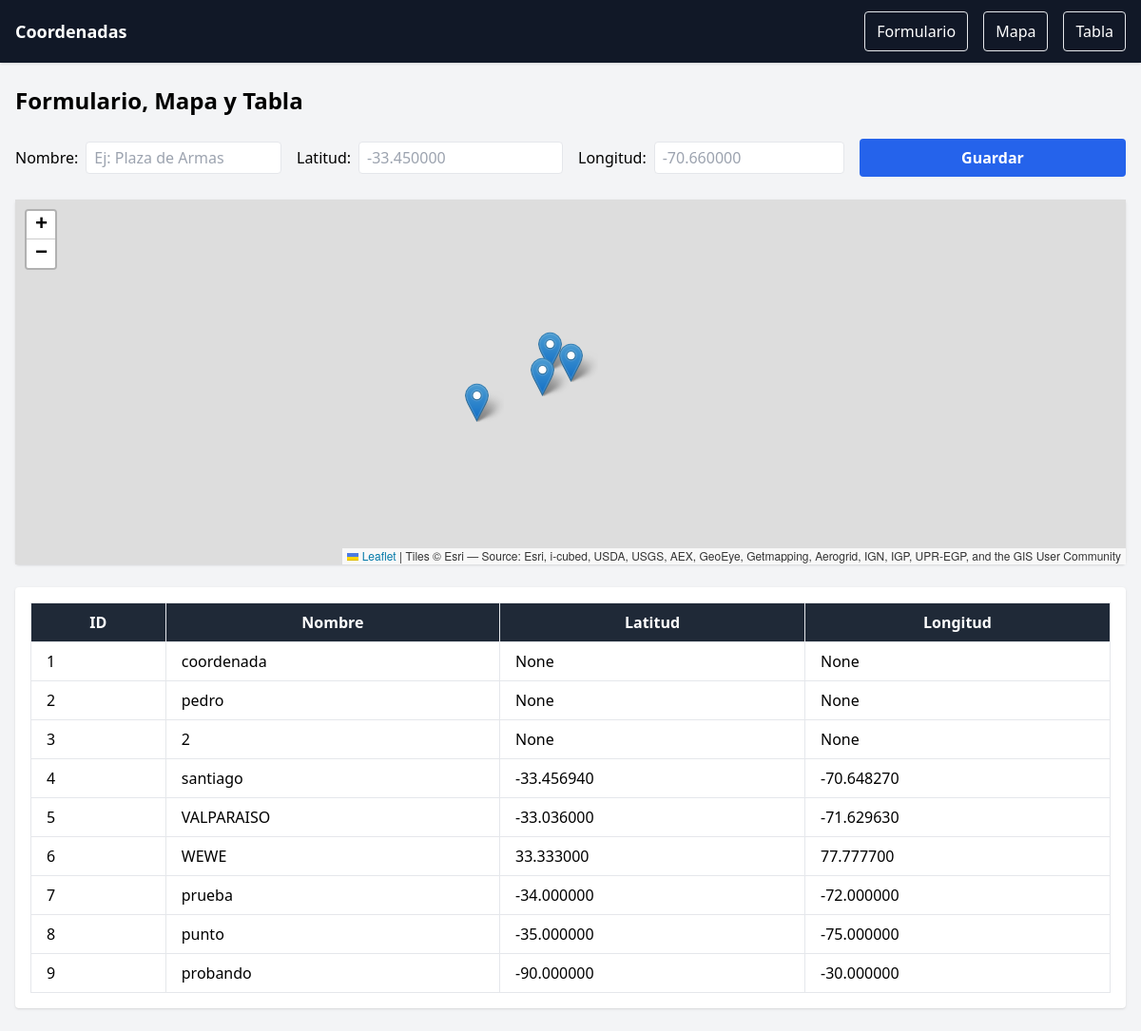
The app's page /, older data.
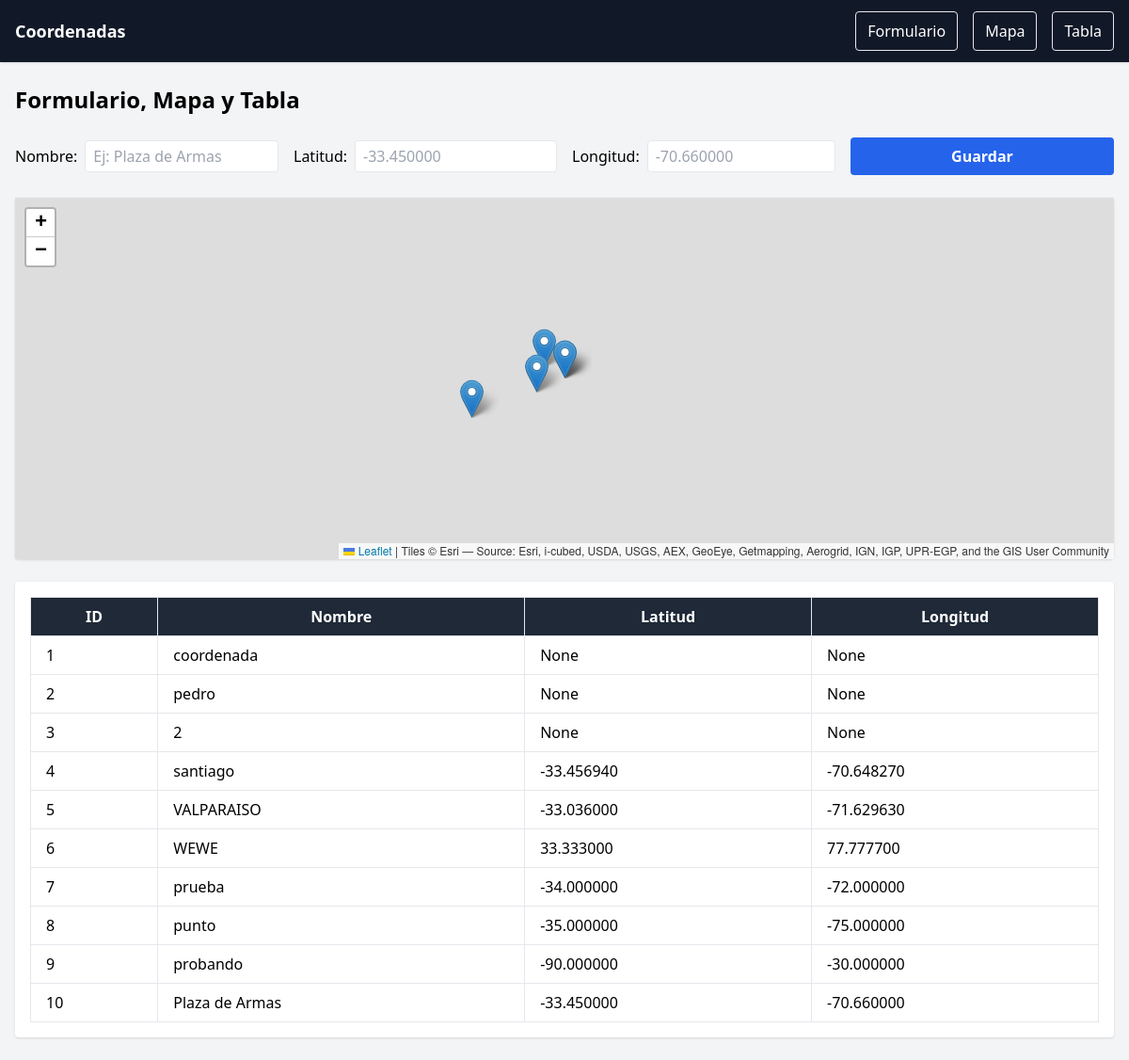
The same page, newer data.
### datos/models.py (models this page shows, shortened)
class Registro(models.Model):
    nombre = models.CharField(max_length=100)
    latitud = models.DecimalField(max_digits=9, decimal_places=6, null=True, blank=True)
    longitud = models.DecimalField(max_digits=9, decimal_places=6, null=True, blank=True)

### datos/views.py (the view)
# urls.py: path('', home, name='home'),
def home(request):
    if request.method == "POST":
        form = RegistroForm(request.POST)
        if form.is_valid():
            form.save()
            return redirect('home')
    else:
        form = RegistroForm()
    registros = Registro.objects.all()
    return render(request, 'home.html', {'form': form, 'registros': registros})

### datos/forms.py
class RegistroForm(forms.ModelForm):
    class Meta:
        model = Registro
        fields = ['nombre', 'latitud', 'longitud']
        widgets = {
            'latitud': forms.NumberInput(attrs={'step': 'any'}),
            'longitud': forms.NumberInput(attrs={'step': 'any'}),
        }

### datos/templates/home.html (shortened to what this page needs)
<!DOCTYPE html>
<html>
<head>
    <script src="https://cdn.tailwindcss.com"></script>
    <link rel="stylesheet" href="https://unpkg.com/leaflet/dist/leaflet.css" />
</head>
<body class="bg-gray-100">
    <nav class="w-full bg-gray-900 text-white shadow">
        <div class="flex items-center justify-between px-4 py-3">
            <a class="font-bold text-lg" href="#">Coordenadas</a>
            <div id="menu" class="hidden lg:flex flex-col lg:flex-row lg:space-x-4 mt-2 lg:mt-0">
                <a class="px-3 py-2 border rounded hover:bg-white hover:text-blue-600 transition" href="#formulario">Formulario</a>
                <a class="px-3 py-2 border rounded hover:bg-white hover:text-blue-600 transition" href="#mapa">Mapa</a>
                <a class="px-3 py-2 border rounded hover:bg-white hover:text-blue-600 transition" href="#tabla">Tabla</a>
            </div>
        </div>
    </nav>
    <div class="px-4 py-6">
        <h1 class="text-2xl font-bold mb-6">Formulario, Mapa y Tabla</h1>
        <form id="formulario" method="post" class="grid grid-cols-1 md:grid-cols-4 gap-4 mb-6">
            <div class="flex items-center space-x-2">
                <label for="id_nombre" class="font-medium">Nombre:</label>
                <input type="text" name="nombre" id="id_nombre"
                       class="border rounded px-2 py-1 w-full"
                       placeholder="Ej: Plaza de Armas">
            </div>
            <div class="flex items-center space-x-2">
                <label for="id_latitud" class="font-medium">Latitud:</label>
                <input type="text" name="latitud" id="id_latitud"
                       class="border rounded px-2 py-1 w-full"
                       placeholder="-33.450000">
            </div>
            <div class="flex items-center space-x-2">
                <label for="id_longitud" class="font-medium">Longitud:</label>
                <input type="text" name="longitud" id="id_longitud"
                       class="border rounded px-2 py-1 w-full"
                       placeholder="-70.660000">
            </div>
            <div>
                <button type="submit"
                        class="w-full bg-blue-600 text-white font-semibold py-2 rounded hover:bg-blue-700">
                    Guardar
                </button>
            </div>
        </form>
        <div id="mapa" class="bg-white shadow rounded mb-6">
            <div class="p-0">
                <div id="map" class="w-full h-96"></div>
            </div>
        </div>
        <div id="tabla" class="bg-white shadow rounded">
            <div class="p-4">
                <table class="min-w-full border border-gray-300">
                    <thead class="bg-gray-800 text-white">
                        <tr>
                            <th class="px-4 py-2 border">ID</th>
                            <th class="px-4 py-2 border">Nombre</th>
                            <th class="px-4 py-2 border">Latitud</th>
                            <th class="px-4 py-2 border">Longitud</th>
                        </tr>
                    </thead>
                    <tbody>
                        {% for r in registros %}
                        <tr class="hover:bg-gray-100 cursor-pointer"
                            data-lat="{{ r.latitud }}"
                            data-lng="{{ r.longitud }}"
                            data-nombre="{{ r.nombre }}">
                            <td class="px-4 py-2 border">{{ r.id }}</td>
                            <td class="px-4 py-2 border">{{ r.nombre }}</td>
                            <td class="px-4 py-2 border">{{ r.latitud }}</td>
                            <td class="px-4 py-2 border">{{ r.longitud }}</td>
                        </tr>
                        {% endfor %}
                    </tbody>
                </table>
            </div>
        </div>
    </div>
</body>
</html>

Row changes from the older to the newer data that the page shows:
added Registro: id "10", nombre "Plaza de Armas", latitud "-33.450000", longitud "-70.660000"
